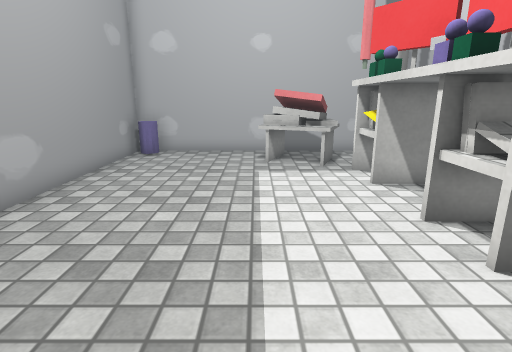
View 1 (above)

12 first-person views from a walk through a Unity game level. The camera is 1.2 m above the floor, tilts 14° down and sees 80° across. The floor is counted in squares, 0.5 m on a side. Each view is taken from the middle of a square. On the plan, view 1 faces up. The plan holds only what a view shows up to about 19 squares ahead; the rest is blank. The player character is not drawn. Some surface patterns are stand-ins.

View 2
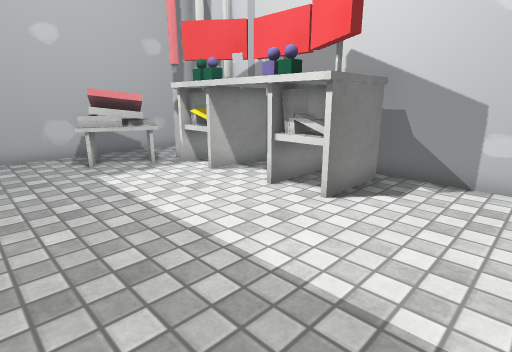

View 3
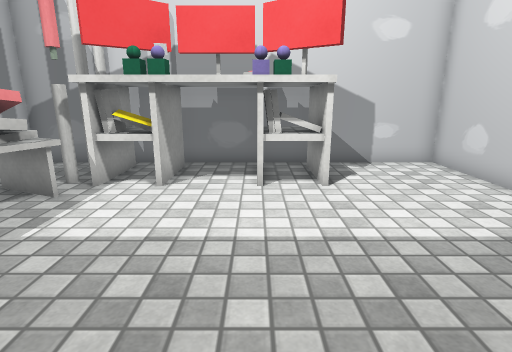

View 4
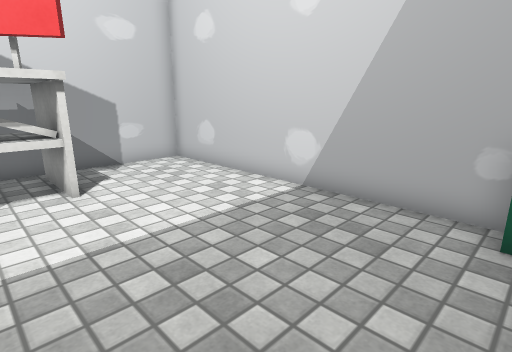

View 5
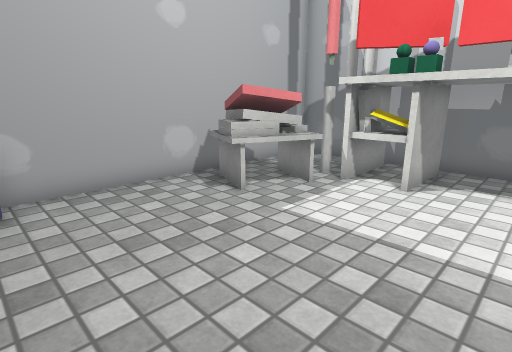

View 6
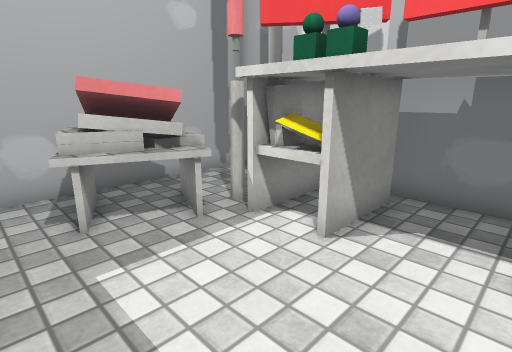

View 7
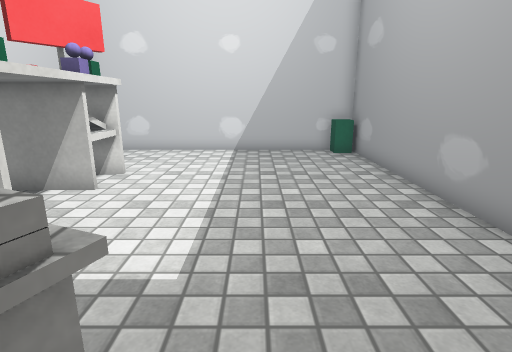

View 8
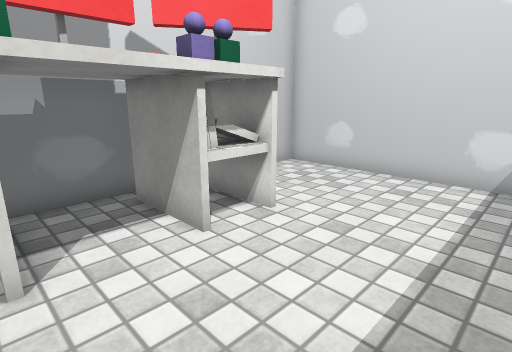

View 9
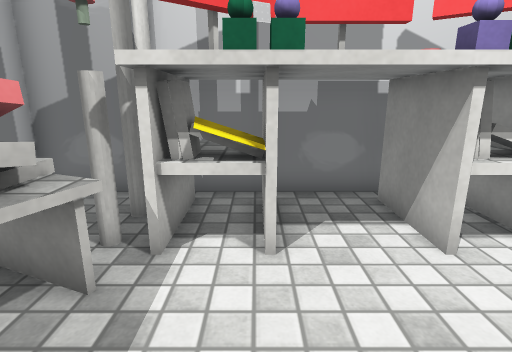

View 10
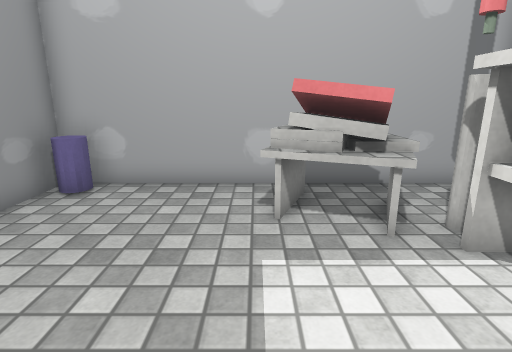

View 11
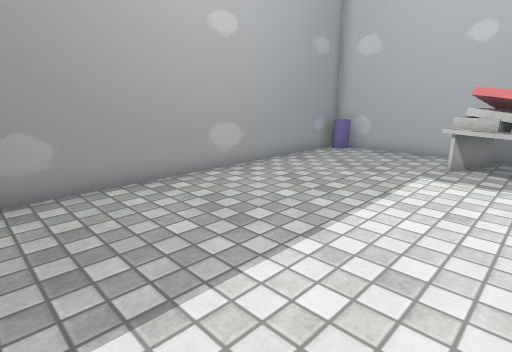

View 12
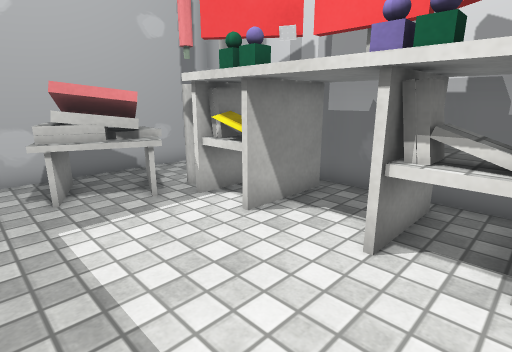

### Floor plan
Points are (right, up) in squares from view 1. A wall is a line through its corners. A room is listed if a view was taken in it or the views show most of it. See-through windows are left out.
Room 1 (views 1, 2, 3, 4, 5, 6, 7, 8, 9, 10, 11, 12)
walls: (6.9, 6.9) (6.9, 11.6); (6.9, 11.9) (6.9, 14.7) (-5.6, 14.7) (-5.6, -1) (4.4, -1)
ways out: opening at (5, 1.5) to room 2
objects: block (-5, 0); books (0, 12) to (1, 13); desk (0, 13) to (1, 14); desk (2, 11) to (3, 12); desk (3, 4) to (6, 11); books (3, 12) to (3, 13); cube (4, 5); cube (4, 6); cube (4, 9); cylinder (4, 11) to (4, 12)
Room 2 (no view inside)
walls: (4.4, -1) (6.9, -1) (6.9, 6.9)
ways out: opening at (5, 1.5) to room 1

Positions as (right, up) in squares from view 1, and headings:
1: (0, 0), facing up
2: (-3, 0), facing up-right
3: (-5, 6), facing right
4: (-5, 6), facing down-right
5: (-5, 6), facing up-right
6: (-1, 6), facing up-right
7: (-1, 14), facing down
8: (-1, 9), facing down-right
9: (-1, 9), facing right
10: (0, 6), facing up
11: (3, 0), facing up-left
12: (-1, 4), facing up-right
